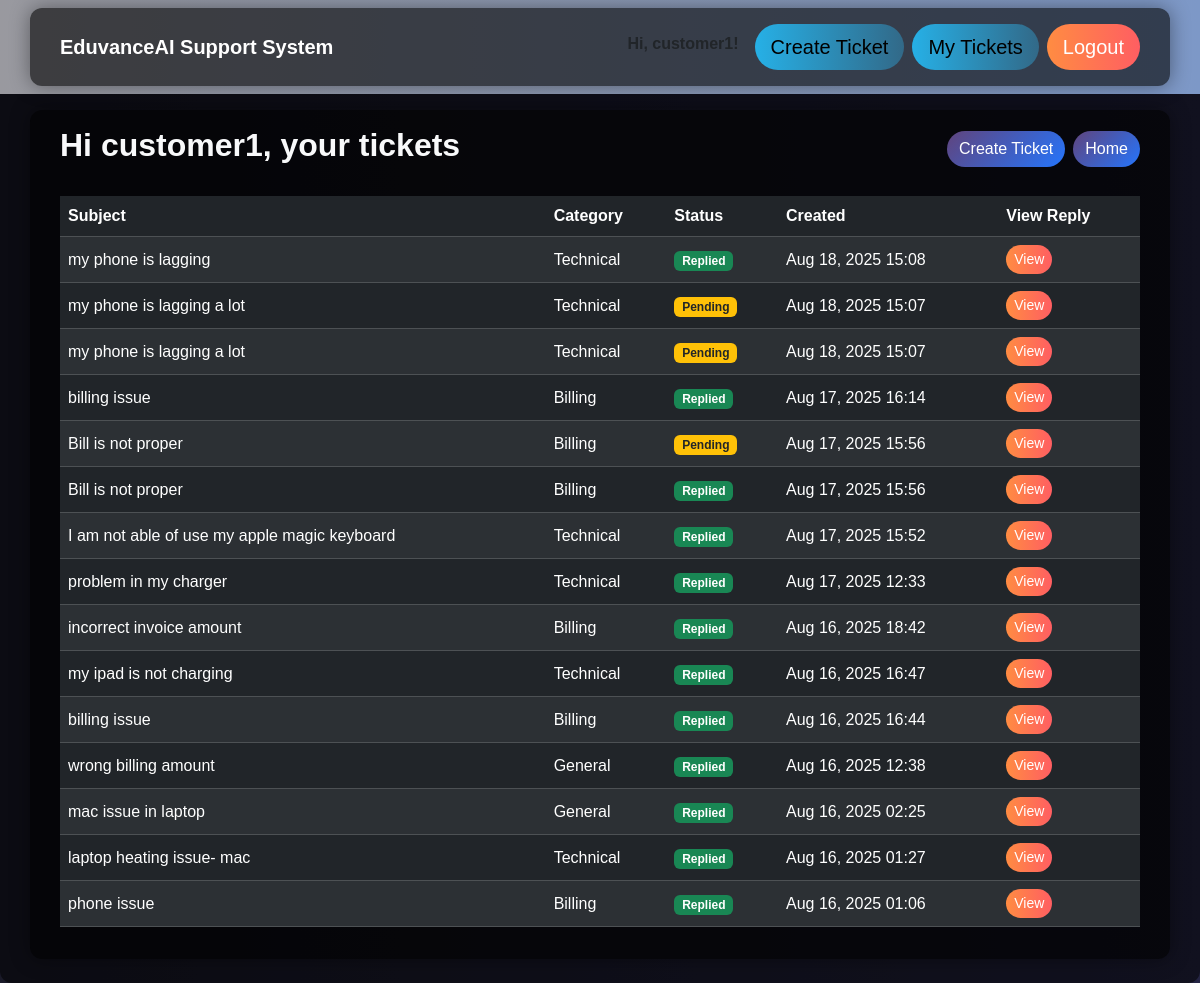
Page /tickets/tickets/customer/ (signed in) on the committed database.
### tickets/models.py (models this page shows, shortened)
class Ticket(models.Model):
    CATEGORY_CHOICES = [
        ('Billing', 'Billing'),
        ('Technical', 'Technical'),
        ('General', 'General'),
    ]
    STATUS_CHOICES = [
        ('Pending', 'Pending'),
        ('Replied', 'Replied'),
    ]
    customer = models.ForeignKey(User, on_delete=models.CASCADE)
    subject = models.CharField(max_length=255)
    message = models.TextField()
    category = models.CharField(max_length=50, choices=CATEGORY_CHOICES, blank=True, null=True)
    status = models.CharField(max_length=20, choices=STATUS_CHOICES, default='Pending')
    created_at = models.DateTimeField(auto_now_add=True)
    response = models.TextField(blank=True, null=True)
    responder = models.ForeignKey(User, on_delete=models.SET_NULL, null=True, blank=True, related_name='responses')
    ai_generated = models.BooleanField(default=False)
    ai_classified = models.BooleanField(default=False)  # new field

### tickets/views.py (the view)
# urls.py: path('tickets/customer/', views.customer_ticket_list, name='customer_ticket_list'),
@login_required
def customer_ticket_list(request):
    tickets = Ticket.objects.filter(customer=request.user).order_by('-created_at')
    return render(request, 'tickets/customer_ticket_list.html', {'tickets': tickets})

### tickets/templates/tickets/customer_ticket_list.html (shortened to what this page needs)
{% extends 'tickets/base.html' %}
{% block content %}
<div class="container mt-3">
    <div class="d-flex flex-column flex-md-row justify-content-between align-items-start align-items-md-center mb-4 gap-2">
        <h2 class="text-light">Hi {{ request.user.username }}, your tickets</h2>
        <div class="d-flex gap-2 flex-wrap">
            <a href="{% url 'create_ticket' %}" class="btn btn-secondary">Create Ticket</a>
            <a href="{% url 'home' %}" class="btn btn-secondary">Home</a>
        </div>
    </div>
    <div class="table-responsive d-none d-sm-block">
        <table class="table table-dark table-striped align-middle">
            <thead class="table-gradient">
                <tr>
                    <th>Subject</th>
                    <th>Category</th>
                    <th>Status</th>
                    <th>Created</th>
                    <th>View Reply</th>
                </tr>
            </thead>
            <tbody>
            {% for ticket in tickets %}
                <tr>
                    <td>{{ ticket.subject }}</td>
                    <td>{{ ticket.category }}</td>
                    <td>
                        <span class="badge {% if ticket.status == 'Replied' %}bg-success{% else %}bg-warning text-dark{% endif %}">
                            {{ ticket.status }}
                        </span>
                    </td>
                    <td>{{ ticket.created_at|date:"M d, Y H:i" }}</td>
                    <td>
                        <a href="{% url 'customer_ticket_detail' ticket.id %}" class="btn btn-info btn-sm">
                            View
                        </a>
                    </td>
                </tr>
            {% empty %}
                <tr>
                    <td colspan="5" class="text-center text-light">No tickets yet.</td>
                </tr>
            {% endfor %}
            </tbody>
        </table>
    </div>
</div>
{% endblock %}

### tickets/templates/tickets/base.html (shortened to what this page needs)
{% load static %}
<!DOCTYPE html>
<html lang="en">
<head>
  <link href="https://cdn.jsdelivr.net/npm/bootstrap@5.3.2/dist/css/bootstrap.min.css" rel="stylesheet">
  <link rel="stylesheet" href="{% static 'css/theme.css' %}">
</head>
<body>
  <nav class="navbar navbar-expand-lg navbar-dark fixed-top">
    <div class="container">
      <a class="navbar-brand" href="{% url 'home' %}">EduvanceAI Support System</a>
      <div class="ms-auto d-flex gap-2">
        {% if user.is_authenticated %}
          <span class="navbar-text me-2 fw-bold text-dark fs-6">Hi, {{ user.username }}!</span>
          {% if not user.is_staff %}
            <a href="{% url 'create_ticket' %}" class="btn btn-warning btn-lg">Create Ticket</a>
            <a href="{% url 'customer_ticket_list' %}" class="btn btn-warning btn-lg">My Tickets</a>
          {% else %}
            <a href="{% url 'admin_ticket_list' %}" class="btn btn-warning btn-lg">Admin Dashboard</a>
          {% endif %}
          <a href="{% url 'logout' %}" class="btn btn-info btn-lg">Logout</a>
        {% else %}
          <a href="{% url 'login' %}?role=customer" class="btn btn-warning btn-lg">Customer Login</a>
          <a href="{% url 'login' %}?role=admin" class="btn btn-warning btn-lg">Admin Login</a>
        {% endif %}
      </div>
    </div>
  </nav>
  <main class="container py-4">
    {% block content %}{% endblock %}
  </main>
</body>
</html>

### tickets/static/tickets/theme.css (style rules this page uses)
body { background: linear-gradient(135deg, #1f1c2c, #928dab); color: white; min-height: 100vh; margin: 0; font-family: 'Poppins', sans-serif; }
h1, h2, h3, h4, h5, h6 { font-weight: 600; }
p, span, li, a { font-weight: 400; }
.container { background: rgba(0, 0, 0, 0.6); padding: 50px; border-radius: 50px; box-shadow: 0 8px 20px rgba(0, 0, 0, 0.5); }
.btn-warning { background: linear-gradient(45deg, #6a11cb, #2575fc); border: none; border-radius: 50px; margin-top: auto; }
.container { background-color: rgba(0, 0, 0, 0.6); padding: 30px; border-radius: 12px; box-shadow: 0 0 20px rgba(0, 0, 0, 0.4); }
.table-gradient { background: linear-gradient(135deg, #1f1c2c, #928dab); }
body { background: #121212; color: #e0e0e0; }
.btn-secondary { background: linear-gradient(135deg, #60447d, #2575fc); color: #fff; border-radius: 50px; border: none; }
.container { padding-top: 1rem; padding-bottom: 1rem; }

### tickets/templates/tickets/base.html (style rules this page uses)
body { min-height: 100vh; background: linear-gradient(90deg, #1e1e2f, #2a2a4d); color: #fff; font-family: 'Poppins', sans-serif; margin: 0; padding-top: 70px; }
.navbar { background: linear-gradient(90deg, #99999fff, #7d98c7ff); }
.btn-primary, .btn-warning, .btn-info { border-radius: 50px; }
.btn-warning { background: linear-gradient(90deg, #26b0e6ff, #326988ff); border: none; }
.btn-info { background: linear-gradient(90deg, #ff8c42ff, #ff5e62ff); border: none; color: #fff; }
.navbar-brand { font-weight: bold; }
main.container { max-width: 1200px; padding-left: 1rem; padding-right: 1rem; }

### rows in the picture
Ticket: subject "my phone is lagging", category "Technical", status "Replied", created_at "Aug 18, 2025 15:08"
Ticket: subject "my phone is lagging a lot", category "Technical", status "Pending", created_at "Aug 18, 2025 15:07"
Ticket: subject "my phone is lagging a lot", category "Technical", status "Pending", created_at "Aug 18, 2025 15:07"
Ticket: subject "billing issue", category "Billing", status "Replied", created_at "Aug 17, 2025 16:14"
Ticket: subject "Bill is not proper", category "Billing", status "Pending", created_at "Aug 17, 2025 15:56"
Ticket: subject "Bill is not proper", category "Billing", status "Replied", created_at "Aug 17, 2025 15:56"
Ticket: subject "I am not able of use my apple magic keyboard", category "Technical", status "Replied", created_at "Aug 17, 2025 15:52"
Ticket: subject "problem in my charger", category "Technical", status "Replied", created_at "Aug 17, 2025 12:33"
Ticket: subject "incorrect invoice amount", category "Billing", status "Replied", created_at "Aug 16, 2025 18:42"
Ticket: subject "my ipad is not charging", category "Technical", status "Replied", created_at "Aug 16, 2025 16:47"
Ticket: subject "billing issue", category "Billing", status "Replied", created_at "Aug 16, 2025 16:44"
Ticket: subject "wrong billing amount", category "General", status "Replied", created_at "Aug 16, 2025 12:38"
Ticket: subject "mac issue in laptop", category "General", status "Replied", created_at "Aug 16, 2025 02:25"
Ticket: subject "laptop heating issue- mac", category "Technical", status "Replied", created_at "Aug 16, 2025 01:27"
Ticket: subject "phone issue", category "Billing", status "Replied", created_at "Aug 16, 2025 01:06"

### other values in the picture
{{ user.username }} "customer1"
{{ request.user.username }} "customer1"
